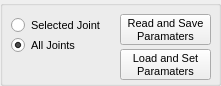
   <widget class="QGroupBox" name="groupBox">
    <property name="geometry">
     <rect>
      <x>525</x>
      <y>331</y>
      <width>221</width>
      <height>86</height>
     </rect>
    </property>
    <property name="title">
     <string/>
    </property>
    <widget class="QRadioButton" name="RB_SETPARAMETERS_ALL">
     <property name="geometry">
      <rect>
       <x>11</x>
       <y>34</y>
       <width>81</width>
       <height>23</height>
      </rect>
     </property>
     <property name="font">
      <font>
       <pointsize>8</pointsize>
      </font>
     </property>
     <property name="text">
      <string>All Joints</string>
     </property>
     <property name="checked">
      <bool>true</bool>
     </property>
    </widget>
    <widget class="QRadioButton" name="RB_SETPARAMETERS_ONE">
     <property name="geometry">
      <rect>
       <x>11</x>
       <y>14</y>
       <width>101</width>
       <height>23</height>
      </rect>
     </property>
     <property name="font">
      <font>
       <pointsize>8</pointsize>
      </font>
     </property>
     <property name="text">
      <string>Selected Joint</string>
     </property>
     <property name="checked">
      <bool>false</bool>
     </property>
    </widget>
    <widget class="QPushButton" name="BTN_READnSAVE_PARAMETERS">
     <property name="geometry">
      <rect>
       <x>120</x>
       <y>14</y>
       <width>91</width>
       <height>31</height>
      </rect>
     </property>
     <property name="font">
      <font>
       <pointsize>8</pointsize>
      </font>
     </property>
     <property name="styleSheet">
      <string notr="true"/>
     </property>
     <property name="text">
      <string>Read and Save
Paramaters</string>
     </property>
    </widget>
    <widget class="QPushButton" name="BTN_LOADnSET_PARAMETERS">
     <property name="geometry">
      <rect>
       <x>120</x>
       <y>49</y>
       <width>91</width>
       <height>31</height>
      </rect>
     </property>
     <property name="font">
      <font>
       <pointsize>8</pointsize>
      </font>
     </property>
     <property name="styleSheet">
      <string notr="true"/>
     </property>
     <property name="text">
      <string>Load and Set
Paramaters</string>
     </property>
    </widget>
   </widget>
